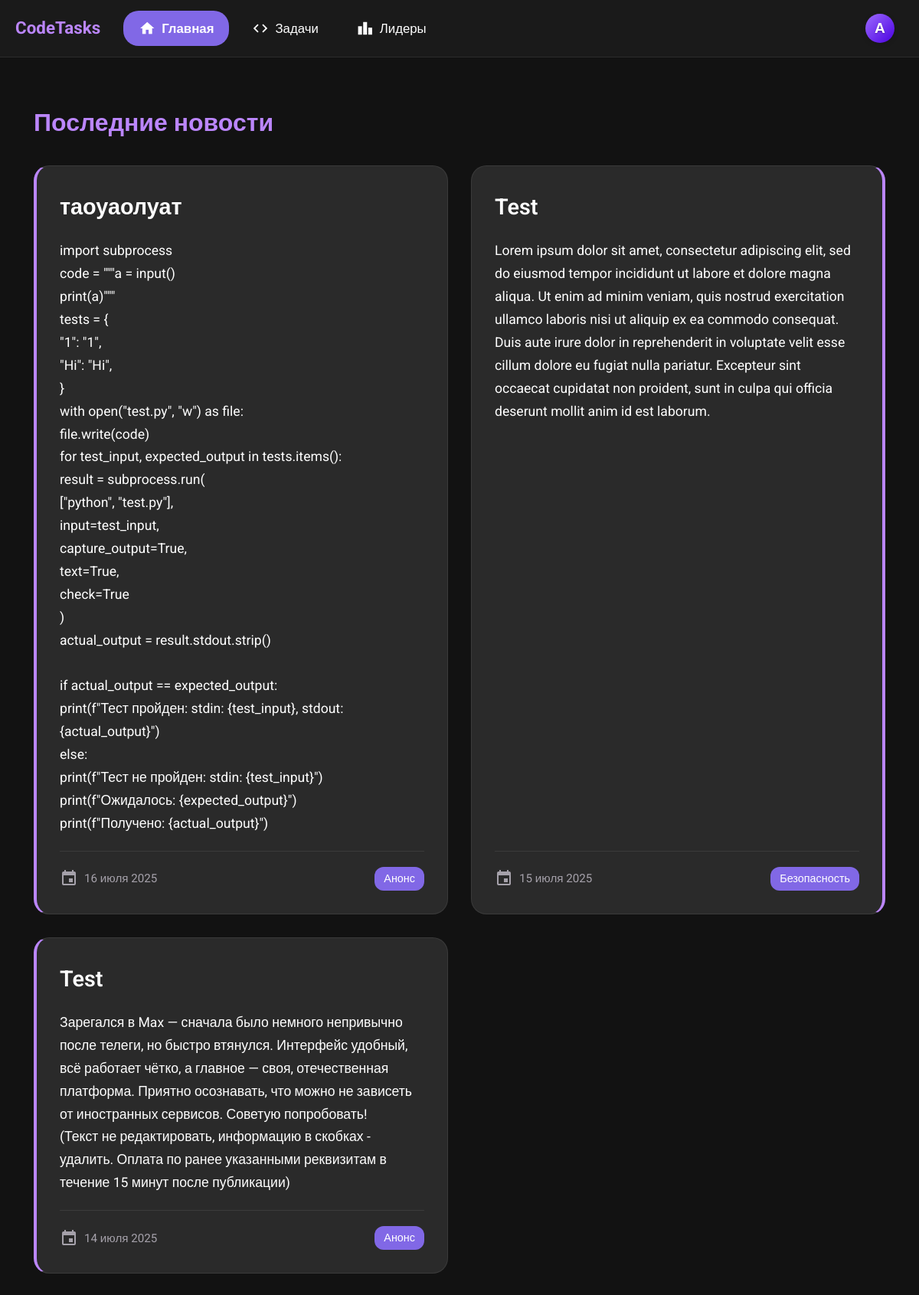
The app's page / (signed in) with its own data.
### app/models.py (models this page shows, shortened)
class News(models.Model):
    title = models.CharField(max_length=100)
    content = models.TextField()
    date = models.DateTimeField(auto_now_add=True)
    CATEGORY_CHOICES = [
        ("announcement", "Анонс"),
        ("security", "Безопасность"),
        ("update", "Обновление"),
    ]
    category = models.CharField(choices=CATEGORY_CHOICES, max_length=20)

### app/views.py (the view)
# urls.py: path("", views.main, name="main"),
def main(request):
    news = News.objects.all().order_by('-date')
    context = {
        "news": news
    }
    return render(request, "main.html", context)

### templates/main.html (shortened to what this page needs)
{% extends 'base.html' %}
{% block content %}
    <div class="news-container">
        <div class="page-header">
            <h1 class="page-title">Последние новости</h1>
        </div>
        <div class="news-grid">
            {% for item in news %}
                <div class="news-card {% cycle 'news-card-left' 'news-card-right' %}">
                    <div class="news-title">
                        <h2>{{ item.title }}</h2>
                    </div>
                    <div class="news-content">
                        {{ item.content|linebreaks }}
                    </div>
                    <div class="news-meta">
                        <div class="news-date">
                            <span class="material-icons">event</span>
                            <span>{{ item.date|date:"d E Y" }}</span>
                        </div>
                        <div class="news-category">{{ item.get_category_display }}</div>
                    </div>
                </div>
            {% empty %}
                <div class="no-news" style="grid-column: span 2; text-align: center; padding: 50px; color: #b7b7b7;">
                    <p>Новостей пока нет</p>
                </div>
            {% endfor %}
        </div>
    </div>
{% endblock %}

### templates/base.html (shortened to what this page needs)
<!DOCTYPE html>
<html lang="ru">
<head>
</head>
<body>
<header>
    <div class="header-left">
        <a href="/" class="logo">
            <span>CodeTasks</span>
        </a>
        <nav>
            <ul>
                <li>
                    <a href="/"
                       class="{% if request.path == '/' %}active{% endif %}"
                       id="home-link">
                        <span class="material-icons nav-icon">home</span>
                        <span>Главная</span>
                    </a>
                </li>
                <li>
                    <a href="/tasks/"
                       class="{% if '/tasks/' in request.path %}active{% endif %}"
                       id="tasks-link">
                           <span class="nav-icon">
                               <svg width="22" height="22" viewBox="0 0 24 24" fill="currentColor">
                                   <path d="M14.6,16.6L19.2,12L14.6,7.4L16,6L22,12L16,18L14.6,16.6M9.4,16.6L4.8,12L9.4,7.4L8,6L2,12L8,18L9.4,16.6Z"/>
                               </svg>
                           </span>
                        <span>Задачи</span>
                    </a>
                </li>
                <li>
                    <a href="/leaders/"
                       class="{% if '/leaders/' in request.path %}active{% endif %}"
                       id="leaders-link">
                        <span class="material-icons nav-icon">leaderboard</span>
                        <span>Лидеры</span>
                    </a>
                </li>
            </ul>
        </nav>
    </div>
    <div class="dropdown">
        <button class="dropdown-button">
            <div class="avatar"
                 style="background: linear-gradient(135deg, {{ user_profile.color1|default:'#9d6bff' }}, {{ user_profile.color2|default:'#4a00e0' }});">
                {{ request.user.username.0|upper }}
            </div>
        </button>
    </div>
</header>
<main>
    {% block content %}
    {% endblock %}
</main>
</body>
</html>

### templates/base.html (style rules this page uses)
:root { --md-sys-color-primary: #bb86fc; --md-sys-color-on-primary: #000000; --md-sys-color-primary-container: #8168e6; --md-sys-color-secondary: #bb86fc; --md-sys-color-surface: #1a1a1a; --md-sys-color-on-surface: #ffffff; --md-sys-color-surface-variant: #2a2a2a; --md-sys-color-error: #ff8a9e; --md-sys-color-outline: #a5a1aa; --md-ref-typeface-brand: 'Roboto', sans-serif; --md-ref-typeface-plain: 'Roboto', sans-serif; }
* { margin: 0; padding: 0; box-sizing: border-box; }
body { font-family: var(--md-ref-typeface-plain); color: var(--md-sys-color-on-surface); background-color: #121212; line-height: 1.6; font-size: 16px; }
header { display: flex; align-items: center; justify-content: space-between; padding: 10px 20px; background-color: var(--md-sys-color-surface); position: sticky; top: 0; z-index: 1000; border-bottom: 1px solid rgba(255, 255, 255, 0.08); }
.header-left { display: flex; align-items: center; gap: 30px; }
.logo { display: flex; align-items: center; gap: 10px; font-family: var(--md-ref-typeface-brand); font-weight: 700; font-size: 1.4rem; color: var(--md-sys-color-primary); text-decoration: none; white-space: nowrap; }
nav ul { display: flex; list-style: none; gap: 10px; padding: 0; margin: 0; }
nav a { text-decoration: none; color: var(--md-sys-color-on-surface); font-weight: 500; font-size: 1.05rem; padding: 10px 20px; border-radius: 20px; transition: all 0.3s ease; display: inline-flex; align-items: center; gap: 8px; }
.nav-icon { font-size: 22px; display: flex; align-items: center; justify-content: center; }
nav a.active { background-color: var(--md-sys-color-primary-container); color: #ffffff; font-weight: 700; }
.dropdown { position: relative; }
.avatar { width: 38px; height: 38px; border-radius: 50%; display: flex; align-items: center; justify-content: center; font-size: 1.2rem; font-weight: bold; color: white; text-shadow: 0 1px 2px rgba(0, 0, 0, 0.3); box-shadow: 0 2px 6px rgba(0, 0, 0, 0.15); transition: all 0.3s ease; flex-shrink: 0; }
.dropdown-button { background: none; border: none; cursor: pointer; display: flex; align-items: center; gap: 8px; padding: 8px 12px; border-radius: 20px; transition: all 0.3s ease; }
main { max-width: 1200px; margin: 40px auto; padding: 0 24px; }

### templates/main.html (style rules this page uses)
.news-container { max-width: 1400px; margin: 0 auto; padding: 20px; }
.page-header { display: flex; justify-content: space-between; align-items: center; margin-bottom: 30px; }
.page-title { font-size: 2rem; font-weight: 700; color: var(--md-sys-color-primary); }
.news-grid { display: grid; grid-template-columns: 1fr 1fr; gap: 30px; }
.news-card { background-color: var(--md-sys-color-surface-variant); border-radius: 20px; padding: 30px; border: 1px solid rgba(255, 255, 255, 0.08); height: 100%; display: flex; flex-direction: column; }
.news-card-left { border-left: 4px solid var(--md-sys-color-primary); }
.news-card-right { border-right: 4px solid var(--md-sys-color-primary); }
.news-title { margin-bottom: 20px; }
.news-title h2 { font-size: 1.8rem; font-weight: 600; margin: 0; color: var(--md-sys-color-on-surface); }
.news-content { font-size: 1.1rem; line-height: 1.7; color: var(--md-sys-color-on-surface); flex-grow: 1; padding-bottom: 20px; }
.news-meta { display: flex; justify-content: space-between; padding-top: 20px; border-top: 1px solid rgba(255, 255, 255, 0.08); color: var(--md-sys-color-outline); font-size: 0.95rem; }
.news-date { display: flex; align-items: center; gap: 8px; }
.news-category { background-color: var(--md-sys-color-primary-container); color: #ffffff; padding: 4px 12px; border-radius: 12px; font-size: 0.9rem; font-weight: 500; }

### records on screen
News: title "таоуаолуат", content "import subprocess code = \"\"\"a = input() print(a)\"\"\" tests = { \"1\": \"1\", \"Hi\": \"Hi\", } with open(\"test.py\", \"w\") as file: file.write(code) for test_input, expected_output in tests.items(): result = subprocess.run( [\"python\", \"test.py\"], input=test_input, capture_output=True, text=True, check=True ) actual_output = result.stdout.strip() if actual_output == expected_output: print(f\"Тест пройден: stdin: {test_input}, stdout: {actual_output}\") else: print(f\"Тест не пройден: stdin: {test_input}\") print(f\"Ожидалось: {expected_output}\") print(f\"Получено: {actual_output}\")", date "16 июля 2025", category "Анонс"
News: title "Test", content "Lorem ipsum dolor sit amet, consectetur adipiscing elit, sed do eiusmod tempor incididunt ut labore et dolore magna aliqua. Ut enim ad minim veniam, quis nostrud exercitation ullamco laboris nisi ut aliquip ex ea commodo consequat. Duis aute irure dolor in reprehenderit in voluptate velit esse cillum dolore eu fugiat nulla pariatur. Excepteur sint occaecat cupidatat non proident, sunt in culpa qui officia deserunt mollit anim id est laborum.", date "15 июля 2025", category "Безопасность"
News: title "Test", content "Зарегался в Max — сначала было немного непривычно после телеги, но быстро втянулся. Интерфейс удобный, всё работает чётко, а главное — своя, отечественная платформа. Приятно осознавать, что можно не зависеть от иностранных сервисов. Советую попробовать! (Текст не редактировать, информацию в скобках - удалить. Оплата по ранее указанными реквизитам в течение 15 минут после публикации)", date "14 июля 2025", category "Анонс"

### other values on screen
{{ request.user.username.0|upper }} "A"
